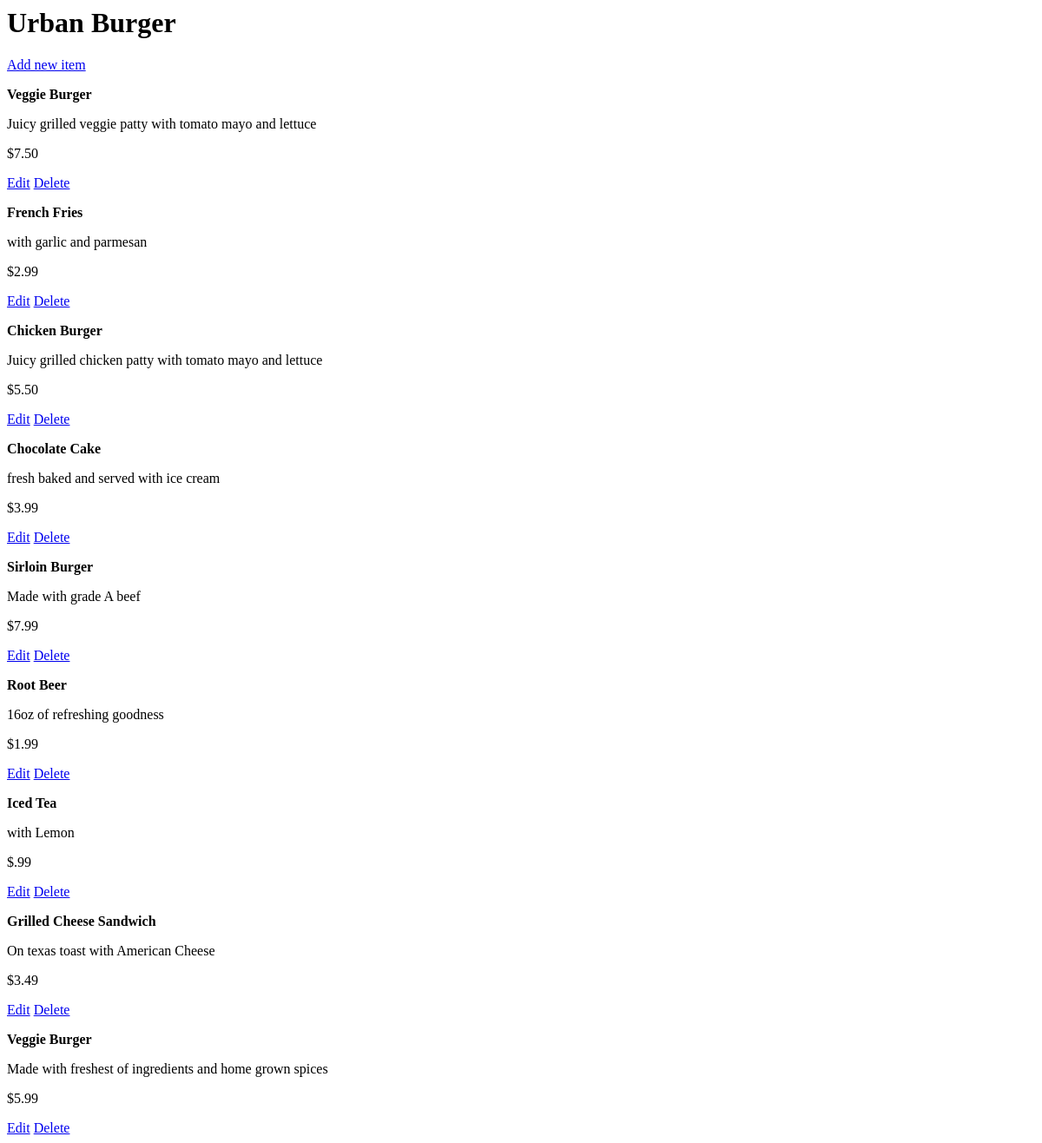
/restaurants/3/, run on an earlier commit of the app's database.
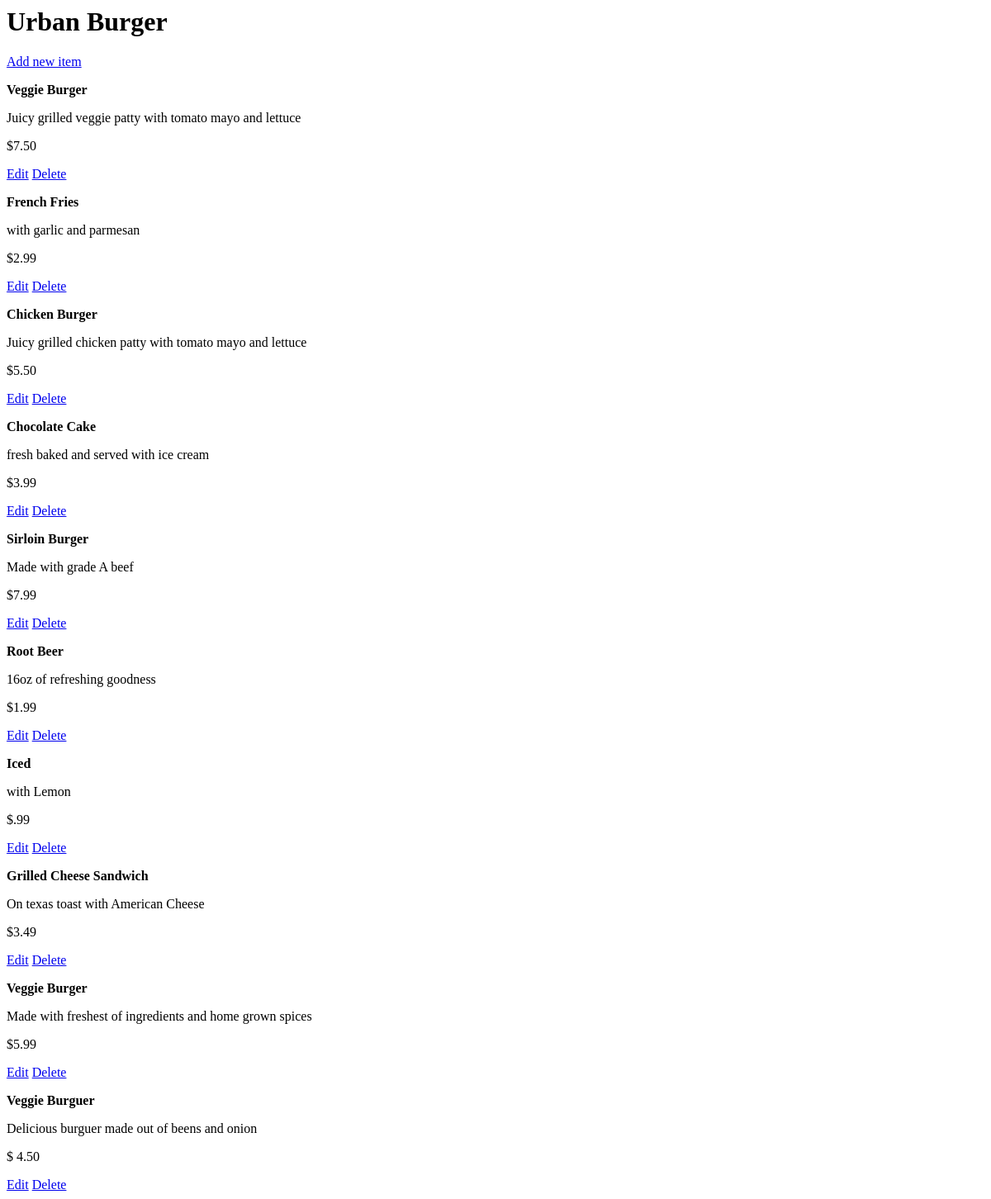
And on a later commit of the database.
### database_setup.py (models this page shows)
class Restaurant(Base):
    __tablename__ = 'restaurant'
    name = Column(String(80), nullable = False)
    id = Column(Integer, primary_key = True)

class MenuItem(Base):
    __tablename__ = 'menu_item'
    name = Column(String(80), nullable = False)
    id = Column(Integer, primary_key = True)
    course = Column(String(250))
    description = Column(String(250))
    price = Column(String(8))
    restaurant_id = Column(Integer, ForeignKey('restaurant.id'))
    restaurant = relationship(Restaurant)

### Project_restaurant.py (the view)
@app.route('/restaurants/<int:restaurant_id>/')
def restaurantMenu(restaurant_id):
    restaurant = session.query(Restaurant).filter_by(id=restaurant_id).one()
    items = session.query(MenuItem).filter_by(restaurant_id=restaurant.id)
    return render_template('menu.html', restaurant=restaurant, items=items)

### templates/menu.html
<html>
<body>
<h1>{{restaurant.name}}</h1>
<a href={{url_for('AddMenuItem')}}> Add new item </a>
{% for i in items %}
<div>
<p><strong>{{i.name}}</strong></p>
<p>{{i.description}}</p>
<p> {{i.price}} </p>
<a href={{url_for('editMenuItem',restaurant_id=restaurant.id,
                    menuitem_id=i.id)}}>Edit</a>
<a href={{url_for('deleteMenuItem',restaurant_id=restaurant.id,
                    menuitem_id=i.id)}}>Delete</a>
</div>
{% endfor %}
</body>
</html>

What changed in the data, as far as the page shows it:
changed MenuItem "with Lemon": name "Iced Tea" → "Iced"
added MenuItem: name "Veggie Burguer", description "Delicious burguer made out of beens and onion", price "$ 4.50"
